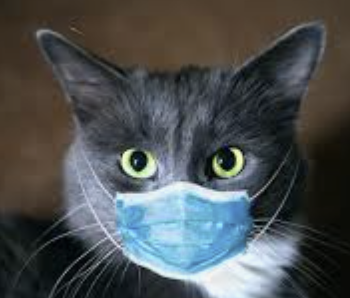
#> input picture Detection/Eye_and_face/Eye_detector_Cat.png, 350 x 298 px, given in place of the camera
$ jupyter execute --allow-errors Tutorial.ipynb   (text cells are left out)
#> lines starting #> are read from the running program, lines starting #| are printed output that depends on the picture; after the words box and inside, x2 and y2 are one past the last pixel; in counts of white or black regions, pixels touching at a corner belong together
[cell 1]
import cv2; import matplotlib.pyplot as plt
cap = cv2.VideoCapture(0); title = "A picture of the happiest day of my engineering studies"; _ = cv2.waitKey(500)
#> (key Esc is pressed here)
plt.imshow(cv2.cvtColor(cap.read()[1], cv2.COLOR_BGR2RGB)); plt.axis('off'); plt.title(title); plt.show(); cap.release()

[cell 2]
import numpy as np
import matplotlib.pyplot as plt
import cv2

[cell 3]
def draw_contours(frame, mask, color):

    # BGR to RGB
    color = list(reversed(color))
    frame = frame.copy()

    # Morphological operations
    # You will get a chance to dive deeper into this later!
    kernel = np.ones((5, 5), np.uint8)
    mask = cv2.erode(mask, kernel, iterations=2)
    mask = cv2.morphologyEx(mask, cv2.MORPH_OPEN, kernel)
    mask = cv2.dilate(mask, kernel, iterations=1)

    # Find contours in the masked image, these are the outlines of connected regions in the image
    cnts, _ = cv2.findContours(mask.copy(), cv2.RETR_EXTERNAL, cv2.CHAIN_APPROX_SIMPLE)

    # If we find any contours
    if len(cnts) > 0:
        # Sort the contours using area
        cnts = sorted(cnts, key=cv2.contourArea, reverse=True)
        # Find the largest contour
        cnt = cnts[0]

        # Calculate the center of the largest contour
        M = cv2.moments(cnt)
        center_point = (int(M['m10'] / M['m00']), int(M['m01'] / M['m00']))

        # Display text on the frame
        cv2.putText(frame, str(center_point), center_point, cv2.FONT_HERSHEY_SIMPLEX, 0.5, color, 2, cv2.LINE_AA)
        # Draw contours on the frame
        cv2.drawContours(frame, [cnt], 0, color, 3)

    return frame

[cell 4]
cap = cv2.VideoCapture(index=0)

[cell 5]
cap_width  = cap.get(3)
cap_height = cap.get(4)
cap_fps = cap.get(cv2.CAP_PROP_FPS)

print(f"Resolution: {cap_width} x {cap_height}")
print(f"Frames per second: {cap_fps}")

[cell 6]
# get a frame
ok, frame = cap.read()
#> frame is the input picture: shape (298, 350, 3); mean B, G, R 81.5, 80.4, 76.3

# quick check to make sure we got a frame
if ok:
    # let's check what the frame actually is
    frame_type = type(frame)
    print(f"1. Our frame is of the following type: {frame_type}")

    # let's check if the frame has the expected size
    frame_shape = frame.shape
#> frame_shape = (298, 350, 3)
    print(f"2. Our frame has the following shape: {frame_shape}")
#| 2. Our frame has the following shape: (298, 350, 3)

    # let's see this frame
    plt.figure()
    frame_plt = cv2.cvtColor(frame, cv2.COLOR_BGR2RGB) # this will be explained later!
    plt.imshow(frame_plt)
    plt.axis('off') # remove the horizontal and vertical axes
    plt.title("3. Our frame lloks like this:")
    plt.show()

[cell 7]
top_half = ...     # Hint: list slicing
flipped = ...      # Hint: check around which axis you want to flip the image

plt.figure()
#> (the rest of this cell did not finish here and is left out)

[cell 8]
while True:

    ok, frame = cap.read()
    if ok:
        # cv2.imshow is more efficient than plt.imshow for video content
        cv2.imshow("Real-time webcam", frame)

    # cv2.waitKey is used to wait to check keyboard or mouse inputs, 1 means 1 millisecond
    # The number 27 corresponds to the escape key
    if cv2.waitKey(1) == 27:
#> (key Esc is pressed here)
        break

# Destroy all OpenCV windows (can fail in Jupyter Notebook environment)
cv2.destroyAllWindows()
# Close the video capture, deactivating the camera
cap.release()

[cell 9]
# Image dimensions
width, height = 1980, 1080
square_size = 20

# Define colors using RGB standards
red = [255, 0, 0]
green = [0, 255, 0]
blue = [0, 0, 255]

# Empty image
img = np.zeros((height, width, 3), dtype=np.uint8)

# Loop over rows and columns
for row in range(0, height, square_size):
    for column in range(0, width, square_size):
        # alternate color between red and blue
        if (column + row) // square_size % 2 == 0:
            color = red
        else:
            color = blue
        # fill the color in the square
        img[row:row+square_size, column:column+square_size] = color

# Display the image
plt.figure()
plt.imshow(img)
plt.axis('off')
plt.show()
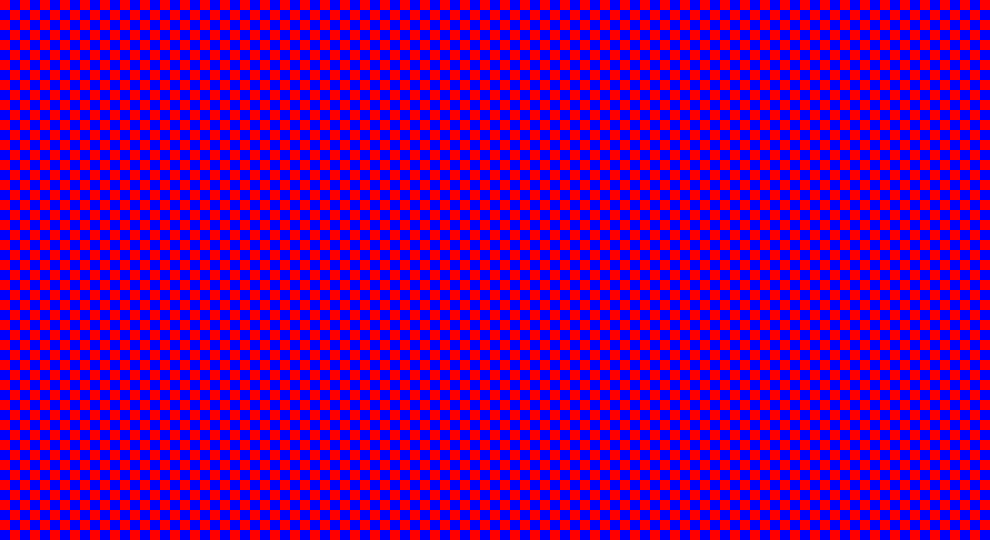
#> shown: shape (1080, 1980, 3) (shown at 1/2 size); mean R, G, B 127.5, 0, 127.5

[cell 10]
# start video capture
cap = ...
# since the webcam needs some time to adjust to the light, it's best to wait for a fraction of a second
_ = cv2.waitKey(100)
#> (key Esc is pressed here)

[cell 11]
# get a frame with a colored object


# show the frame


# release your video capture!

[cell 12]
red = [255, 0, 0]
green = [0, 255, 0]
blue = [0, 0, 255]

yellow = []
black = []

[cell 13]
n_red_pixels = 0
n_pixels = 0
for pixel in frame.flatten():
    n_pixels += 1
    if np.array_equal(pixel, red):
        n_red_pixels += 1
#> this loop made 312900 passes
#> pixel on passes 1 to 3: 26, 36, 43
#> after the loop, n_pixels = 312900; n_red_pixels = 0

print(f"There are {n_pixels} in the frame, from which {n_red_pixels} are red pixels.")
#| There are 312900 in the frame, from which 0 are red pixels.

[cell 14]
hsv_frame = cv2.cvtColor(frame, cv2.COLOR_BGR2HSV)
#> hsv_frame: shape (298, 350, 3); mean H, S, V 68.5, 72.6, 91.3

[cell 15]
cap = cv2.VideoCapture(0)

def get_frame(cap):
    if not cap.isOpened():
        cap = cv2.VideoCapture(0)

    _ = cv2.waitKey(100)
#> (key Esc is pressed here)

    _, bgr_frame = cap.read()
    hsv_frame = cv2.cvtColor(bgr_frame, cv2.COLOR_BGR2HSV)
    return bgr_frame, hsv_frame

[cell 16]
# You can now use this line of code to get a new frame
frame, hsv_frame = get_frame(cap)

[cell 17]
# lower bound for blue
low_blue = np.array([100, 50, 50])
# upper bound for blue
high_blue = np.array([125, 255, 255])
# find any pixel that sits between low blue and high blue
blue_mask = cv2.inRange(hsv_frame, low_blue, high_blue)
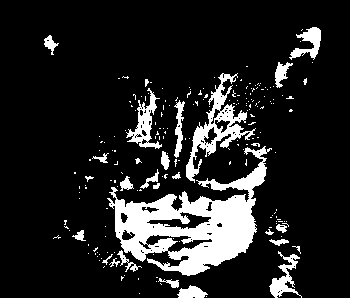
#> blue_mask: shape (298, 350); 13.8% white; 201 white regions (173 under 20 px), largest, box (x1, y1, x2, y2) and area: (107, 146, 272, 276) 8190, (186, 73, 256, 183) 1875, (126, 88, 162, 149) 722
# draw mask, this is the function that we defined at the start of this notebook
blue_frame = draw_contours(frame, blue_mask, blue)
#> in draw_contours, `mask = cv2.erode(mask, kernel, iterations=2)`:
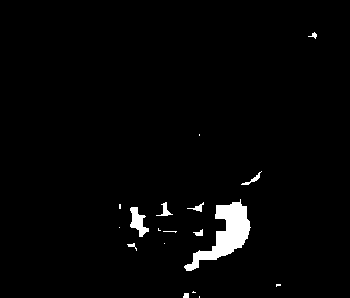
#> mask: shape (298, 350); 2.3% white; 18 white regions (9 under 20 px), largest, box (x1, y1, x2, y2) and area: (184, 199, 251, 271) 1730, (130, 207, 149, 237) 291, (156, 202, 173, 216) 82
#> in draw_contours, `mask = cv2.morphologyEx(mask, cv2.MORPH_OPEN, kernel)`:
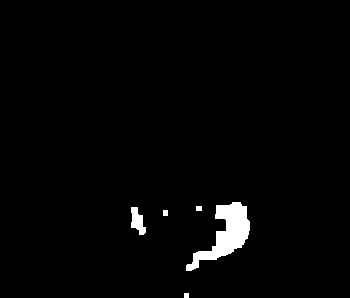
#> mask: shape (298, 350); 2% white; 5 white regions, box (x1, y1, x2, y2) and area: (186, 202, 250, 271) 1719, (131, 207, 146, 235) 258, (196, 206, 202, 211) 30, (163, 210, 168, 216) 30, (184, 293, 189, 298) 25
#> in draw_contours, `mask = cv2.dilate(mask, kernel, iterations=1)`:
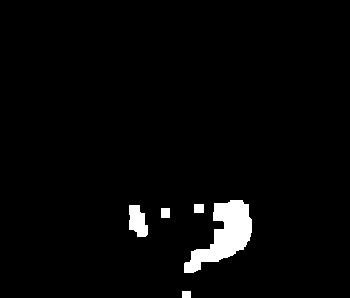
#> mask: shape (298, 350); 2.9% white; 5 white regions
#> in draw_contours, `cnts, _ = cv2.findContours(mask.copy(), cv2.RETR_EXTERNAL, cv2.CHAIN_A..`: cnts = 5 contours; box (x1, y1, x2, y2) and area: (184, 200, 252, 273) 2178, (129, 205, 148, 237) 404, (161, 208, 170, 218) 72, (194, 204, 204, 213) 72, (182, 291, 191, 298) 48
#> in draw_contours, `cnt = cnts[0]`: cnt = contour of 79 points, box (x1, y1, x2, y2) (184, 200, 252, 273), area 2178
#> in draw_contours, `M = cv2.moments(cnt)`: M = moments, m00 2178.5, centre m10/m00, m01/m00 = (224.6, 234.4)
#> in draw_contours, `center_point = (int(M['m10'] / M['m00']), int(M['m01'] / M['m00']))`: center_point = (224, 234)
#> in draw_contours, `cv2.drawContours(frame, [cnt], 0, color, 3)`:
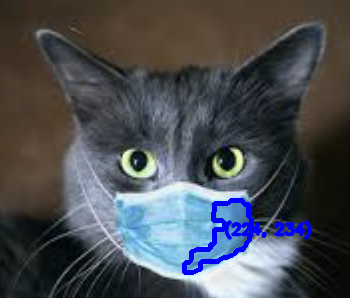
#> frame: shape (298, 350, 3); mean B, G, R 83.2, 77.9, 74.6

# plot
plt.figure()
rgb_blue_frame = cv2.cvtColor(blue_frame, cv2.COLOR_BGR2RGB)
plt.imshow(rgb_blue_frame)
plt.axis('off')
plt.show()

[cell 18]
# range
low_green = np.array([])
high_green = np.array([])

# mask
#> (the rest of this cell did not finish here and is left out)

[cell 19]
# range and mask 1

# range and mask 2

# generating the final mask to detect red color

# draw mask

# plot

[cell 20]
cap.release()

[cell 21]
# video capture setup
cap = cv2.VideoCapture(0)

# infinite loop
while True:

    # get a frame
    ok, frame = cap.read()


    # get HSV frame


    # blue

    # green

    # red

    # yellow


    # show frame
    cv2.imshow("Color detection", frame)

    # to quit
    if cv2.waitKey(1) & 0xFF == 27:
#> (key Esc is pressed here)
